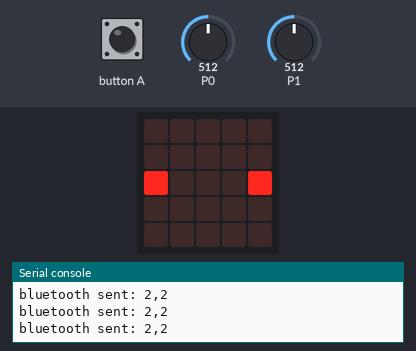
This program was run on a simulated BBC micro:bit (MakeCode). Parts: the board's 5×5 LED display, the last lines printed to the serial console. The test bench sets the inputs (shaded band); at power-on: P0 = 512, P1 = 512 (analog values on the 0–1023 scale).

Above: at 1.2 s.
1.3 s: P0 set to 716
At 2.5 s:
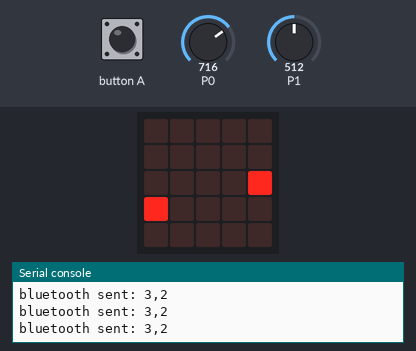
2.8 s: P1 set to 716
At 4.0 s:
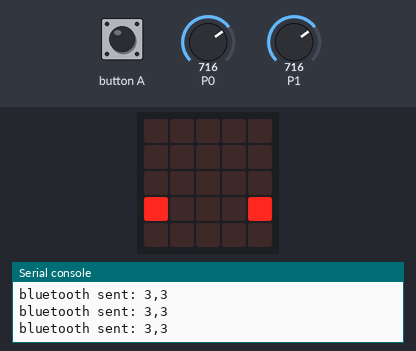
4.4 s: button A pressed for 0.15 s
At 5.0 s:
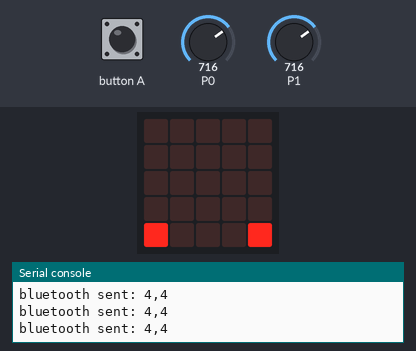
6.0 s: P0 set to 511
At 6.6 s:
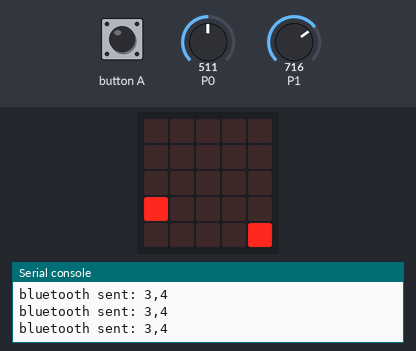
7.5 s: P1 set to 122
At 7.9 s:
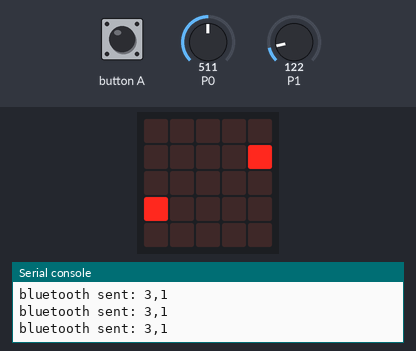
9.1 s: P1 set to 0
At 10.5 s:
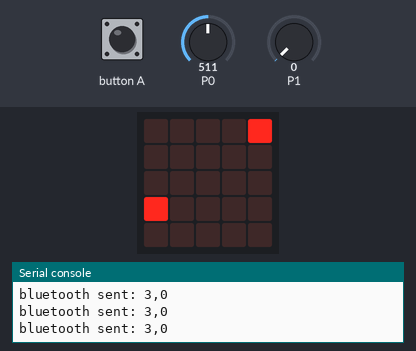
Timing chart, 0 to 11.6 s (numbered marks = the images above; inputs shaded):
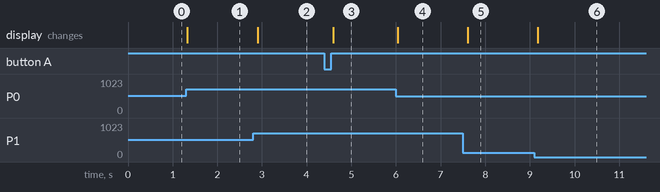

Measured:
- after the input at 1.3 s, the display: changes at once (image 1)
- after the input at 2.8 s, the display: changes after 0.10 s (image 2)
- after the input at 4.4 s, the display: changes after 0.19 s (image 3)
- after the input at 6.0 s, the display: changes at once (image 4)
- after the input at 7.5 s, the display: changes after 0.11 s (image 5)
- after the input at 9.1 s, the display: changes after 0.08 s (image 6)

The program:

main.ts
```typescript
input.onButtonPressed(Button.A, function () {
    A0 = pins.analogReadPin(AnalogPin.P0)
    B0 = pins.analogReadPin(AnalogPin.P1)
})
let B0 = 0
let A0 = 0
bluetooth.startUartService()
let A = 0
let B = 0
A0 = 1023
B0 = 1023
let ボリュームA = pins.analogReadPin(AnalogPin.P0)
let ボリュームB = pins.analogReadPin(AnalogPin.P1)
let ラケットA = game.createSprite(0, A)
let ラケットB = game.createSprite(4, B)
basic.forever(function () {
    ボリュームA = pins.analogReadPin(AnalogPin.P0)
    ボリュームB = pins.analogReadPin(AnalogPin.P1)
    A = Math.round(Math.map(ボリュームA, 0, A0, 0, 4))
    B = Math.round(Math.map(ボリュームB, 0, B0, 0, 4))
    ラケットA.set(LedSpriteProperty.Y, A)
    ラケットB.set(LedSpriteProperty.Y, B)
    bluetooth.uartWriteString("" + convertToText(A) + "," + convertToText(B))
    basic.pause(100)
})
```

test.ts
```typescript
// テストはここに来ます。このパッケージが拡張機能として使用されるときにはコンパイルされません。
```
